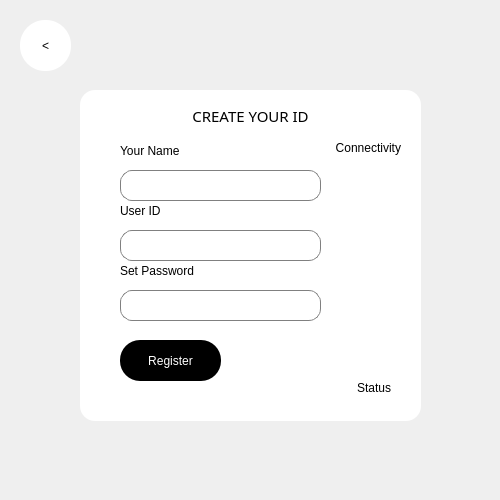
<?xml version="1.0" encoding="UTF-8"?>
<ui version="4.0">
 <class>IDRegister</class>
 <widget class="QDialog" name="IDRegister">
  <property name="geometry">
   <rect>
    <x>0</x>
    <y>0</y>
    <width>500</width>
    <height>500</height>
   </rect>
  </property>
  <property name="windowTitle">
   <string>Dialog</string>
  </property>
  <widget class="QGroupBox" name="groupBox">
   <property name="geometry">
    <rect>
     <x>80</x>
     <y>90</y>
     <width>341</width>
     <height>331</height>
    </rect>
   </property>
   <property name="styleSheet">
    <string notr="true">QGroupBox {
background-color: white; 
border-radius: 15px
}</string>
   </property>
   <property name="title">
    <string/>
   </property>
   <widget class="QLabel" name="label_4">
    <property name="geometry">
     <rect>
      <x>40</x>
      <y>50</y>
      <width>101</width>
      <height>21</height>
     </rect>
    </property>
    <property name="text">
     <string>Your Name</string>
    </property>
   </widget>
   <widget class="QLineEdit" name="txt_Name">
    <property name="geometry">
     <rect>
      <x>40</x>
      <y>80</y>
      <width>201</width>
      <height>31</height>
     </rect>
    </property>
    <property name="styleSheet">
     <string notr="true">QLineEdit {

border: 1px solid gray; 
border-radius: 12px; 
background color: white; 
padding: 5px


}</string>
    </property>
   </widget>
   <widget class="QLabel" name="label">
    <property name="geometry">
     <rect>
      <x>40</x>
      <y>110</y>
      <width>101</width>
      <height>21</height>
     </rect>
    </property>
    <property name="text">
     <string>User ID</string>
    </property>
   </widget>
   <widget class="QLineEdit" name="txt_ID">
    <property name="geometry">
     <rect>
      <x>40</x>
      <y>140</y>
      <width>201</width>
      <height>31</height>
     </rect>
    </property>
    <property name="styleSheet">
     <string notr="true">QLineEdit {

border: 1px solid gray; 
border-radius: 12px; 
background color: white; 
padding: 5px


}</string>
    </property>
   </widget>
   <widget class="QLabel" name="label_2">
    <property name="geometry">
     <rect>
      <x>40</x>
      <y>170</y>
      <width>101</width>
      <height>21</height>
     </rect>
    </property>
    <property name="text">
     <string>Set Password</string>
    </property>
   </widget>
   <widget class="QLineEdit" name="txt_Password">
    <property name="geometry">
     <rect>
      <x>40</x>
      <y>200</y>
      <width>201</width>
      <height>31</height>
     </rect>
    </property>
    <property name="styleSheet">
     <string notr="true">QLineEdit {

border: 1px solid gray; 
border-radius: 12px; 
background color: white; 
padding: 5px


}</string>
    </property>
   </widget>
   <widget class="QPushButton" name="pushButton">
    <property name="geometry">
     <rect>
      <x>40</x>
      <y>250</y>
      <width>101</width>
      <height>41</height>
     </rect>
    </property>
    <property name="styleSheet">
     <string notr="true">QPushButton {
background-color: black; 
color: white;  
border-radius: 20px; 
}</string>
    </property>
    <property name="text">
     <string>Register</string>
    </property>
   </widget>
   <widget class="QLabel" name="label_5">
    <property name="geometry">
     <rect>
      <x>240</x>
      <y>290</y>
      <width>71</width>
      <height>16</height>
     </rect>
    </property>
    <property name="text">
     <string>Status</string>
    </property>
    <property name="alignment">
     <set>Qt::AlignRight|Qt::AlignTrailing|Qt::AlignVCenter</set>
    </property>
   </widget>
   <widget class="QLabel" name="label_3">
    <property name="geometry">
     <rect>
      <x>220</x>
      <y>50</y>
      <width>101</width>
      <height>16</height>
     </rect>
    </property>
    <property name="text">
     <string>Connectivity</string>
    </property>
    <property name="alignment">
     <set>Qt::AlignRight|Qt::AlignTrailing|Qt::AlignVCenter</set>
    </property>
   </widget>
   <widget class="QLabel" name="label_6">
    <property name="geometry">
     <rect>
      <x>80</x>
      <y>10</y>
      <width>181</width>
      <height>31</height>
     </rect>
    </property>
    <property name="font">
     <font>
      <family>Montserrat ExtraBold</family>
      <pointsize>11</pointsize>
     </font>
    </property>
    <property name="text">
     <string>CREATE YOUR ID</string>
    </property>
    <property name="alignment">
     <set>Qt::AlignCenter</set>
    </property>
   </widget>
  </widget>
  <widget class="QPushButton" name="pushButton_2">
   <property name="geometry">
    <rect>
     <x>20</x>
     <y>20</y>
     <width>51</width>
     <height>51</height>
    </rect>
   </property>
   <property name="styleSheet">
    <string notr="true">QPushButton {
background-color: white; 
color: black;  
border-radius: 25px; 
}</string>
   </property>
   <property name="text">
    <string>&lt;</string>
   </property>
  </widget>
 </widget>
 <resources/>
 <connections/>
</ui>
